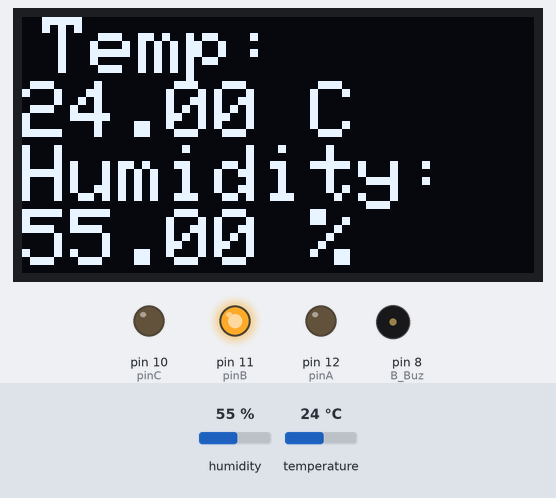
Bench run of a program on a simulated Arduino Uno, built with avr-gcc and run on an emulated ATmega328P. Parts: 128×64 one-colour display, output pins drawn as LEDs (lit = HIGH), buzzer (waves = sounding). Inputs (shaded band) come from the test bench; at power-on: humidity 55 %, temperature 24 °C.

Above: at 3.2 s.
3.3 s: humidity set to 36 %
At 5.0 s:
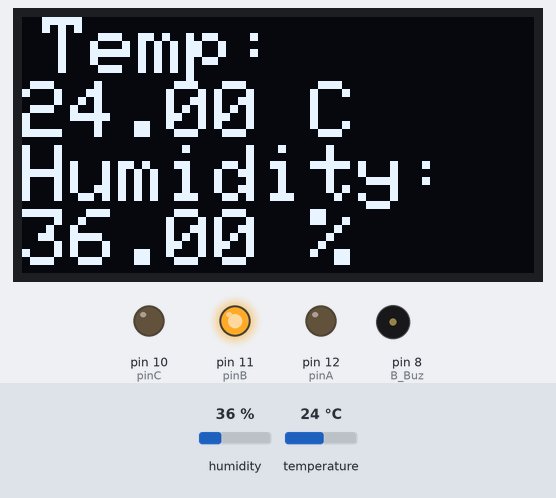
5.6 s: humidity set to 33 %
At 7.5 s:
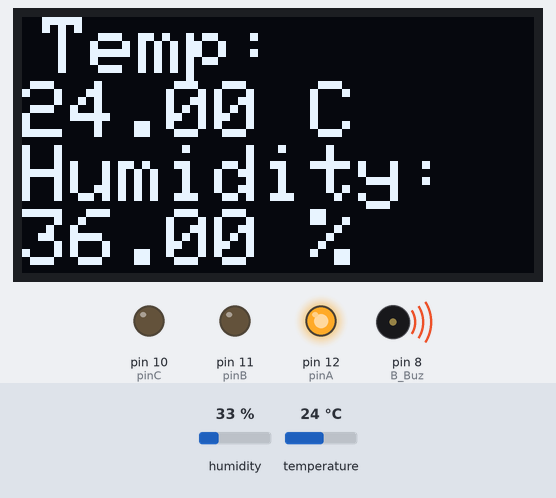
11.6 s: temperature set to 19 °C
14.8 s: temperature set to 16 °C
At 19.8 s:
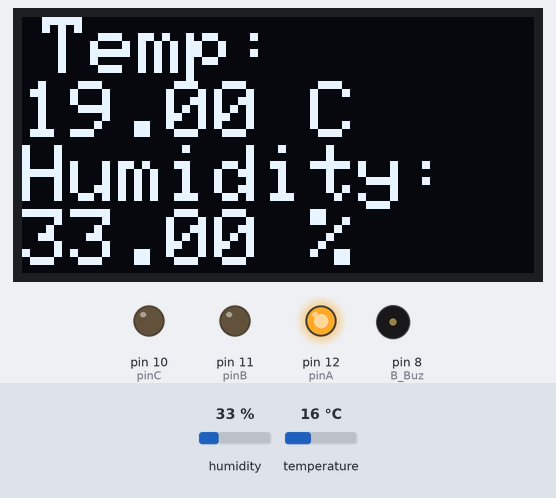
Timing chart, 0 to 22.0 s (numbered marks = the images above; inputs shaded):
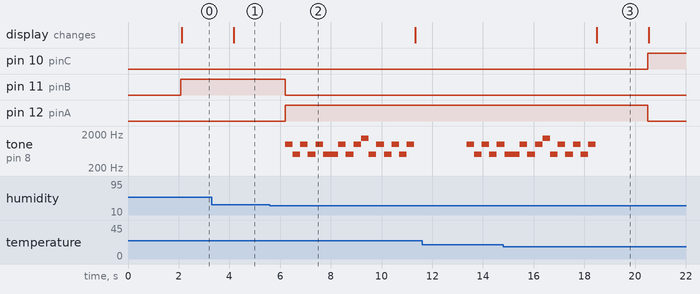

Measured:
- the behaviour switches between 35 and 34 % on humidity (found by bisection; images 1 and 2)
- the behaviour switches between 18 and 17 °C on temperature (found by bisection; images 2 and 3)
- after the input at 3.3 s, the display: changes after 0.87 s (image 1)
- after the input at 5.6 s, pin 11 (pinB): HIGH → LOW after 0.60 s; pin 12 (pinA): LOW → HIGH after 0.60 s; tone on pin 8 (B_Buz): plays 1000 Hz for 0.30 s, 500 Hz for 0.30 s, 1000 Hz for 0.30 s, 500 Hz for 0.30 s, 1000 Hz for 0.30 s, 500 Hz for 0.60 s … (16 notes in this stretch), starting after 0.60 s
- after the input at 14.8 s, pin 10 (pinC): LOW → HIGH after 5.7 s; pin 12 (pinA): HIGH → LOW after 5.7 s; tone on pin 8 (B_Buz): goes on until 18.5 s, then stays silent

The program:

main.cpp
```cpp
#include <DHT.h>
#include <Adafruit_GFX.h>
#include <Adafruit_SSD1306.h>

#define SCREEN_WIDTH 128
#define SCREEN_HEIGHT 64
Adafruit_SSD1306 display(SCREEN_WIDTH, SCREEN_HEIGHT, &Wire, -1);


int pinA = 12;
int pinB = 11;
int pinC = 10;

const int DHT_Pin = 13;
const int DHT_Type = DHT11;
const int B_Buz = 8;

int melody[] = {
  1000, 500, 1000, 500, 1000, 500,
  500, 1000, 500, 1000, 1500, 500,
  1000, 500, 1000, 500, 1000
};


int noteDuration = 300;

DHT dht(DHT_Pin, DHT_Type);


void setup() {
    Serial.begin(9600);
    dht.begin();

    if (!display.begin(SSD1306_SWITCHCAPVCC, 0x3C)) {
      Serial.println("Помилка ініціалізації дисплея!");
      while (true);
    }

    display.clearDisplay();
    display.setTextSize(2);
    display.setTextColor(SSD1306_WHITE);

    display.setCursor(5,5);
    display.println("Begin");

    display.display();

    delay(2000);

    pinMode(pinA,OUTPUT);
    pinMode(pinB,OUTPUT);
    pinMode(pinC,OUTPUT);
    pinMode(B_Buz,OUTPUT);
}


void loop() {
  float Temperature = dht.readTemperature();
  float Humidity = dht.readHumidity();

  if (Serial.available()) {  // Перевіряємо, чи є команда
      String command = Serial.readStringUntil('\n');  // Зчитуємо команду
      command.trim();  // Прибираємо зайві пробіли

      if (command == "GET") {
          if (isnan(Temperature) || isnan(Humidity)) {
              Serial.println("ERROR");
          } else {
              Serial.print(Temperature);
              Serial.print(" ");
              Serial.println(Humidity);
          }
      }
  }

  display.clearDisplay();
  display.setCursor(5,0);

    if (isnan(Temperature) || isnan(Humidity)) {
        display.println("Eror!");
    } else {
        display.fillRect(5, 16, SCREEN_WIDTH - 10, SCREEN_HEIGHT - 16, SSD1306_BLACK);
        display.println("Temp:");
        display.print(Temperature);
        display.println(" C");
        display.print("Humidity: ");
        display.print(Humidity);
        display.println(" %");

    }
    if(Temperature <18 || Humidity > 70 ){
      digitalWrite(pinC,HIGH);
      digitalWrite(pinA,LOW);
      digitalWrite(pinB,LOW);

    }
    else if(Temperature > 30 || Humidity < 35)
    {
      digitalWrite(pinA,HIGH);
      digitalWrite(pinB,LOW);
      digitalWrite(pinC,LOW);
      for (int i = 0; i < sizeof(melody) / sizeof(melody[0]); i++)
      {
       tone(B_Buz,melody[i]);
       delay(noteDuration);
       noTone(B_Buz);
     }


    }
    else{
      digitalWrite(pinB,HIGH);
      digitalWrite(pinC,LOW);
      digitalWrite(pinA,LOW);

    }
    display.display();
    delay(2000);
}
  
```
